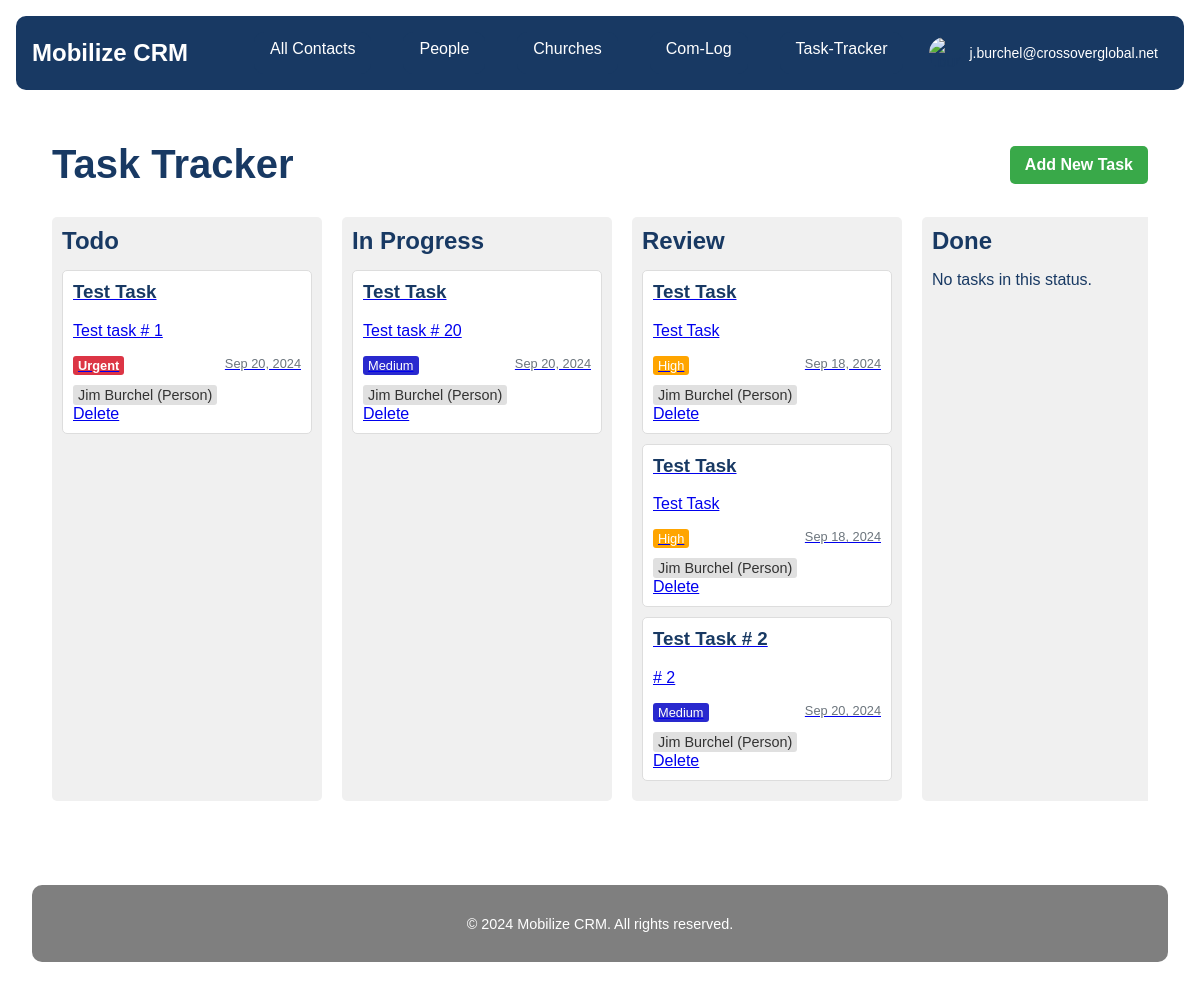
Before: /task-tracker/ (signed in) with the older database file.
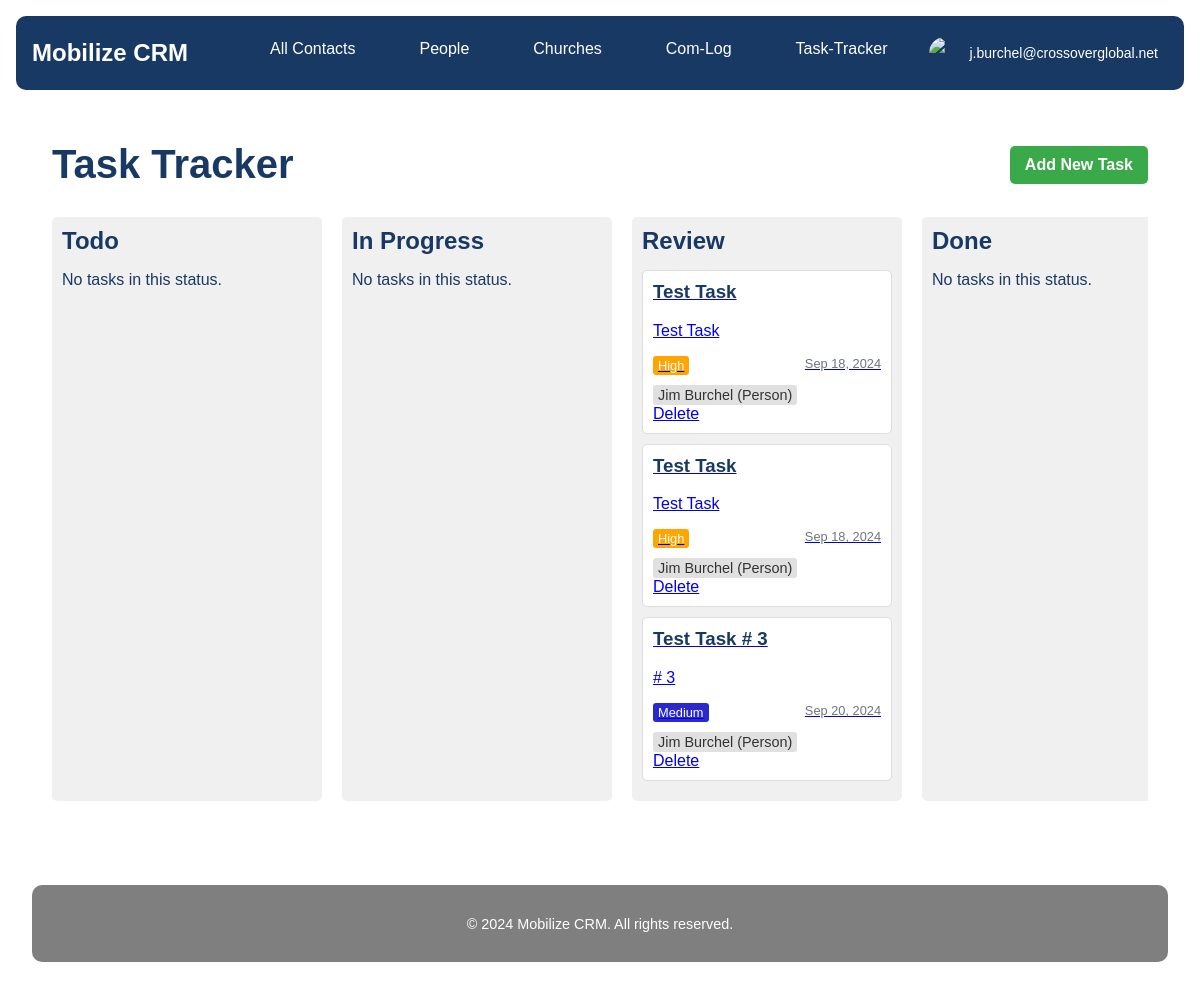
After: the same page with the newer database file.
### userprofile/models.py (models this page shows, shortened)
class CustomUser(AbstractUser):
    profile_image = models.ImageField(upload_to='profile_images/', null=True, blank=True)
    profile_thumbnail = models.ImageField(upload_to='profile_thumbnails/', null=True, blank=True)
    email_signature = models.TextField(blank=True, null=True)
    google_refresh_token = models.CharField(max_length=255, blank=True, null=True)
    groups = models.ManyToManyField(
        'auth.Group',
        verbose_name='groups',
        blank=True,
        help_text='The groups this user belongs to. A user will get all permissions granted to each of their groups.',
        related_name='customuser_set',
        related_query_name='customuser',
    )
    user_permissions = models.ManyToManyField(
        'auth.Permission',
        verbose_name='user permissions',
        blank=True,
        help_text='Specific permissions for this user.',
        related_name='customuser_set',
        related_query_name='customuser',
    )

### task_tracker/models.py (models this page shows, shortened)
class Task(models.Model):
    STATUS_CHOICES = [
        ('todo', 'To Do'),
        ('in progress', 'In Progress'),
        ('review', 'Review'),
        ('done', 'Done'),
    ]
    PRIORITY_CHOICES = [
        ('low', 'Low'),
        ('medium', 'Medium'),
        ('high', 'High'),
        ('urgent', 'Urgent'),
    ]
    REMINDER_CHOICES = [
        ('15_min', '15 minutes before'),
        ('30_min', '30 minutes before'),
        ('1_hour', '1 hour before'),
        ('2_hours', '2 hours before'),
        ('1_day', '1 day before'),
        ('1_week', '1 week before'),
        ('custom', 'Custom'),
    ]
    title = models.CharField(max_length=200)
    description = models.TextField(blank=True)
    status = models.CharField(max_length=20, choices=STATUS_CHOICES, default='todo')
    priority = models.CharField(max_length=20, choices=PRIORITY_CHOICES, default='medium')
    assigned_to = models.ForeignKey(User, on_delete=models.SET_NULL, null=True, blank=True, related_name='assigned_tasks')
    created_by = models.ForeignKey(User, on_delete=models.CASCADE, related_name='created_tasks')
    created_at = models.DateTimeField(auto_now_add=True)
    updated_at = models.DateTimeField(auto_now=True)
    due_date = models.DateTimeField(default=timezone.now, null=True, blank=True)
    contact = models.ForeignKey(Contact, on_delete=models.SET_NULL, null=True, blank=True, related_name='tasks')
    google_calendar_event_id = models.CharField(max_length=255, blank=True, null=True)
    reminder = models.CharField(max_length=20, choices=REMINDER_CHOICES, default='30_min')
    custom_reminder = models.IntegerField(null=True, blank=True, help_text="Custom reminder time in minutes")
    class Meta:
        ordering = ['-created_at']

### contacts/models.py (models this page shows, shortened)
class Contact(models.Model):
    STATE = (
        ('al', 'AL'), ('ak', 'AK'), ('az', 'AZ'), ('ar', 'AR'), ('ca', 'CA'),('co', 'CO'),('ct', 'CT'),('de', 'DE'), ('fl', 'FL'), ('ga', 'GA'),
        ('hi', 'HI'), ('id', 'ID'), ('il', 'IL'), ('in', 'IN'), ('ia', 'IA'), ('ks', 'KS'), ('ky', 'KY'), ('la', 'LA'), ('me', 'ME'),
        ('md', 'MD'), ('ma', 'MA'), ('mi', 'MI'), ('mn', 'MN'), ('ms', 'MS'), ('mo', 'MO'), ('mt', 'MT'), ('ne', 'NE'), ('nv', 'NV'),
        ('nh', 'NH'), ('nj', 'NJ'), ('nm', 'NM'), ('ny', 'NY'), ('nc', 'NC'), ('nd', 'ND'), ('oh', 'OH'), ('ok', 'OK'), ('or', 'OR'),
        ('pa', 'PA'), ('ri', 'RI'), ('sc', 'SC'), ('sd', 'SD'), ('tn', 'TN'), ('tx', 'TX'), ('ut', 'UT'), ('vt', 'VT'), ('va', 'VA'),
        ('wa', 'WA'), ('wv', 'WV'), ('wi', 'WI'), ('wy', 'WY'),('dc', 'DC')
    )
    PREFERRED_CONTACT_METHODS = (
        ('email', 'Email'),('phone', 'Phone'),('text', 'Text'),('Facebook Messanger',
        'Facebook Messanger'),('whatsapp', 'Whatsapp'),('groupme', 'Groupme'),('signal', 'Signal'),('other', 'Other')
    )
    church_name = models.CharField(max_length=100, null=True, blank=True)
    first_name = models.CharField(max_length=100)
    last_name = models.CharField(max_length=100)
    image = models.ImageField(upload_to=get_image_path, null=True, blank=True)
    preferred_contact_method = models.CharField(max_length=100, choices=PREFERRED_CONTACT_METHODS)
    phone = models.CharField(max_length=50)
    email = models.EmailField()
    street_address = models.CharField(max_length=200, null=True, blank=True)
    city = models.CharField(max_length=100, null=True, blank=True)
    state = models.CharField(max_length=2, choices=STATE, null=True, blank=True)
    zip_code = models.CharField(max_length=10, null=True, blank=True)
    initial_notes = models.TextField(null=True, blank=True)
    date_created = models.DateField(auto_now_add=True,null=True, blank=True)
    date_modified = models.DateField(auto_now=True,null=True, blank=True)
    com_log = GenericRelation(ComLog)

### task_tracker/views.py (the view)
# urls.py: path('', views.TaskListView.as_view(), name='task_list'),
@method_decorator(login_required, name='dispatch')
class TaskListView(ListView):
    model = Task
    template_name = 'task_tracker/task_list.html'
    context_object_name = 'tasks'
    def get_context_data(self, **kwargs):
        context = super().get_context_data(**kwargs)
        context['task_statuses'] = {
            'todo': Task.objects.filter(status='todo').order_by('due_date'),
            'in progress': Task.objects.filter(status='in progress').order_by('due_date'),
            'review': Task.objects.filter(status='review').order_by('due_date'),
            'done': Task.objects.filter(status='done').order_by('due_date')
        }
        return context

### task_tracker/templates/task_tracker/task_list.html (shortened to what this page needs)
{% extends 'core/base.html' %}
{% load static %}
{% block extra_css %}
<link rel="stylesheet" href="{% static 'css/task_list.css' %}">
{% endblock %}
{% block content %}
<div class="container task-tracker-container">
    <div class="task-header">
        <h1 id="task-tracker" class="task-title">Task Tracker</h1>
        <a href="{% url 'task_tracker:task_create' %}" class="btn btn-primary">Add New Task</a>
    </div>
    <div class="task-board">
        {% for status, tasks in task_statuses.items %}
        <div class="task-column">
            <h2>{{ status|title }}</h2>
            <div id="{{ status }}" class="task-list">
                {% for task in tasks %}
                <div class="task-card" draggable="true" data-task-id="{{ task.id }}">
                    <a href="{% url 'task_tracker:task_update' task.id %}">
                        <h3>{{ task.title }}</h3>
                        <p>{{ task.description|truncatewords:20 }}</p>
                        <div class="task-meta">
                            <span class="priority {{ task.priority }}">{{ task.get_priority_display }}</span>
                            <span class="due-date">{{ task.due_date|date:"M d, Y" }}</span>
                        </div>
                        {% if task.contact %}
                        <div class="task-contact">
                            {% if task.contact.church %}
                            <a href="{% url 'contacts:church_detail' task.contact.church.id %}" class="contact-link">
                                {{ task.contact.church.church_name }} (Church)
                            </a>
                            {% elif task.contact.people %}
                            <a href="{% url 'contacts:person_detail' task.contact.people.id %}" class="contact-link">
                                {{ task.contact.people.first_name }} {{ task.contact.people.last_name }} (Person)
                            </a>
                            {% else %}
                            <span class="contact-link">{{ task.contact }} (Unknown type)</span>
                            {% endif %}
                        </div>
                        {% endif %}
                    </a>
                    <a href="{% url 'task_tracker:task_delete' task.id %}" class="task-delete-link">Delete</a>
                </div>
                {% empty %}
                <p class="no-tasks-message">No tasks in this status.</p>
                {% endfor %}
            </div>
        </div>
        {% endfor %}
    </div>
</div>
{% endblock %}

### core/templates/core/base.html (shortened to what this page needs)
{% load static %}
<!DOCTYPE html>
<html lang="en">
<head>
    {% block extra_css %}{% endblock %}
    <link rel="stylesheet" href="{% static 'css/main.css' %}">
</head>
<body>
    {% include 'core/partials/nav.html' %}
    <main id="app">
        {% block content %}{% endblock %}
    </main>
    {% include 'core/partials/footer.html' %}
</body>
</html>

### core/templates/core/partials/nav.html (shortened to what this page needs)
{% load static %}
<nav class="navbar">
    <a href="/" class="navbar-brand">Mobilize CRM</a>
    <div class="navbar-menu">
        <a href="{% url 'contacts:contact_list' %}" class="navbar-item {% if request.resolver_match.url_name == 'all_contacts' %}active{% endif %}">All Contacts</a>
        <a href="{% url 'contacts:people_list' %}" class="navbar-item {% if request.resolver_match.url_name == 'people_list' %}active{% endif %}">People</a>
        <a href="{% url 'contacts:church_list' %}" class="navbar-item {% if request.resolver_match.url_name == 'church_list' %}active{% endif %}">Churches</a>
        <a href=" {% url 'com_log:list' %}" class="navbar-item {% if request.resolver_match.url_name == 'com_log' %}active{% endif %}">Com-Log</a>
        <a href="{% url 'task_tracker:task_list' %}" class="navbar-item {% if request.resolver_match.url_name == 'task_tracker' %}active{% endif %}">Task-Tracker</a>
        {% if user.is_authenticated %}
            <div class="user-menu">
                {% if user.has_profile_thumbnail %}
                    <img src="{{ user.profile_thumbnail.url }}" alt="{{ user.username }}" class="user-avatar">
                {% elif user.has_profile_image %}
                    <img src="{{ user.profile_image.url }}" alt="{{ user.username }}" class="user-avatar">
                {% else %}
                    <img src="{% static 'images/default_thumbnail.png' %}" alt="{{ user.username }}" class="user-avatar">
                {% endif %}
                <span class="user-menu-text">{{ user.username }}</span>
            </div>
        {% else %}
            <a href="{% url 'userprofile:login' %}" class="navbar-item {% if request.resolver_match.url_name == 'login' %}active{% endif %}">Login</a>
        {% endif %}
    </div>
</nav>

### core/templates/core/partials/footer.html
<footer class="footer">
    <div class="footer-content">
        <p>&copy; 2024 Mobilize CRM. All rights reserved.</p>
    </div>
</footer>

### static/css/task_list.css (style rules this page uses)
:root { --primary-blue: #183963; --primary-green: #39A949; --primary-gray: #7F7F7F; --primary-white: #FFFFFF; }
.task-tracker-container { max-width: 1200px; margin: 0 auto; padding: 20px; font-family: Arial, sans-serif; }
.task-header { display: flex; justify-content: space-between; align-items: center; margin-bottom: 30px; }
.task-title { color: var(--primary-blue); margin: 0; font-size: 2.5em; }
.btn-primary { background-color: var(--primary-green); color: var(--primary-white); padding: 10px 15px; border: none; border-radius: 5px; text-decoration: none; font-weight: bold; transition: background-color 0.3s; }
.task-board { display: flex; gap: 20px; overflow-x: auto; }
.task-column { flex: 1; min-width: 250px; background-color: #f0f0f0; border-radius: 5px; padding: 10px; }
.task-column h2 { color: var(--primary-blue); margin-top: 0; margin-bottom: 15px; }
.task-list { min-height: 200px; }
.task-card { background-color: white; border: 1px solid #ddd; border-radius: 5px; padding: 10px; margin-bottom: 10px; cursor: move; }
.task-card h3 { margin-top: 0; color: var(--primary-blue); }
.task-card .task-contact { margin-top: 10px; font-size: 0.9em; }
.task-card .contact-link { display: inline-block; padding: 2px 5px; background-color: #e0e0e0; border-radius: 3px; color: #333; text-decoration: none; transition: background-color 0.3s ease; }
.task-meta { display: flex; justify-content: space-between; margin-top: 10px; font-size: 0.8em; }
.priority { padding: 2px 5px; border-radius: 3px; color: white; }
.priority.medium { background-color: rgb(41, 41, 206); }
.priority.high { background-color: orange; }
.due-date { color: #6c757d; }

### static/css/main.css (style rules this page uses)
:root { --primary-blue: #183963; --primary-green: #39A949; --primary-gray: #7F7F7F; --primary-white: #FFFFFF; }
body { margin: 0; font-family: Arial, sans-serif; color: var(--primary-blue); background-color: var(--primary-white); }
.navbar { background-color: var(--primary-blue); padding: 1rem; display: flex; justify-content: space-between; align-items: center; margin: 1rem; border-radius: 10px; margin-bottom: auto !important; }
.navbar-brand { color: var(--primary-white); text-decoration: none; font-size: 1.5rem; font-weight: bold; }
.navbar-menu { display: flex; border-radius: 10px; }
.navbar-item { color: var(--primary-white); text-decoration: none; padding: 0.5rem 1rem; margin: 0 1rem; transition: background-color 0.3s; background-color: var(--primary-blue); border-radius: 10px !important; }
.footer { background-color: var(--primary-gray); color: var(--primary-white); padding: 1rem 1rem; margin-top: auto; text-align: center; margin: 2rem; border-radius: 10px; }
.footer-content { text-align: center; font-size: 0.9rem; }
main { flex: 1; padding: 2rem; }
.user-menu { position: relative; display: flex; align-items: center; cursor: pointer; padding: 5px 10px; border-radius: 15px; transition: background-color 0.3s ease; }
.user-avatar { width: 32px; height: 32px; border-radius: 50%; object-fit: cover; margin-right: 8px; }
.user-menu-text { color: var(--primary-white); font-size: 14px; }

Changed rows visible on the page:
removed Task: title "Test Task", description "Test task # 1", priority "Urgent", due_date "Sep 20, 2024", contact.people.first_name "Jim", contact.people.last_name "Burchel", shown under "Todo"
removed Task: title "Test Task", description "Test task # 20", priority "Medium", due_date "Sep 20, 2024", contact.people.first_name "Jim", contact.people.last_name "Burchel", shown under "In Progress"
removed Task: title "Test Task # 2", description "# 2", priority "Medium", due_date "Sep 20, 2024", contact.people.first_name "Jim", contact.people.last_name "Burchel", shown under "Review"
added Task: title "Test Task # 3", description "# 3", priority "Medium", due_date "Sep 20, 2024", contact.people.first_name "Jim", contact.people.last_name "Burchel", shown under "Review"
Other visible differences:
new list line: "No tasks in this status."
